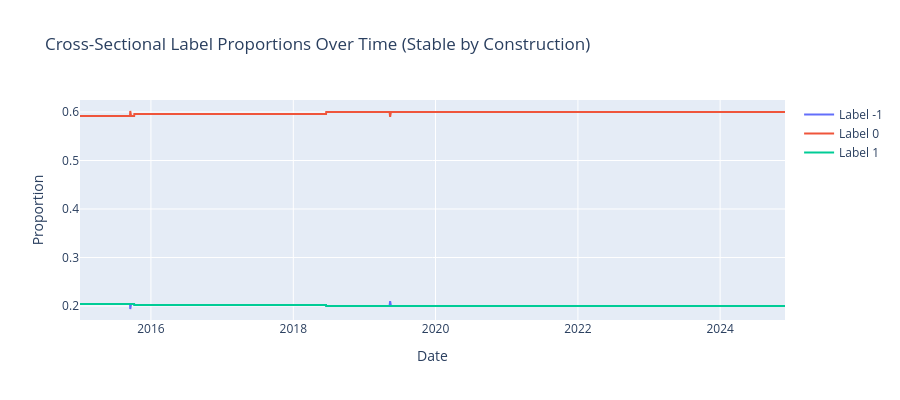

The notebook cell saved with this chart:
### Code cell
# Show class proportions over time
fig = go.Figure()
for label in [-1, 0, 1]:
    col_name = str(label)
    if col_name in label_by_date.columns:
        fig.add_trace(
            go.Scatter(
                x=label_by_date["timestamp"].to_list(),
                y=label_by_date[col_name].to_numpy(),
                mode="lines",
                name=f"Label {label}",
            )
        )

fig.update_layout(
    height=400,
    title="Cross-Sectional Label Proportions Over Time (Stable by Construction)",
    xaxis_title="Date",
    yaxis_title="Proportion",
)
fig.show()

### Figure 1 — Plotly figure (JSON) as saved in the notebook; plotly's stock layout.template omitted (floating-point values rounded to 4 significant figures; data arrays with more than 128 entries replaced by an {"elided": "..."} marker saying what was removed)
{"data": [{"mode": "lines", "name": "Label -1", "x": {"elided": "2495 str values"}, "y": {"elided": "2495 float values"}, "type": "scatter"}, {"mode": "lines", "name": "Label 0", "x": {"elided": "2495 str values"}, "y": {"elided": "2495 float values"}, "type": "scatter"}, {"mode": "lines", "name": "Label 1", "x": {"elided": "2495 str values"}, "y": {"elided": "2495 float values"}, "type": "scatter"}], "layout": {"height": 400, "title": {"text": "Cross-Sectional Label Proportions Over Time (Stable by Construction)"}, "xaxis": {"title": {"text": "Date"}}, "yaxis": {"title": {"text": "Proportion"}}}}
